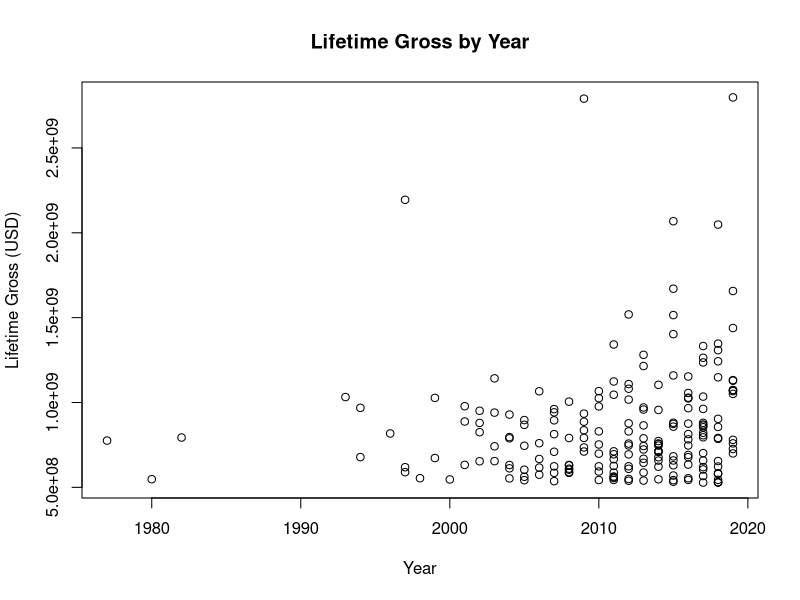

Recreate this plot in R.
## ---- chunk 1
LBO <- read.csv("LifetimeBoxOffice.csv")
str(LBO)
## ---- chunk 2
LBO[1:10,2:3]
## ---- chunk 3
subset(LBO,subset=LifetimeGross>1e+09)
## ---- chunk 4
subset(LBO,subset=Year==2019)
## ---- chunk 5
year_df<-subset(LBO,subset=Year==2019)
gross_vec<-year_df[,3]
mean(gross_vec)
sd(gross_vec)
## ---- chunk 6
plot(LBO[,4],LBO[,3],main= "Lifetime Gross by Year", xlab = "Year", ylab = "Lifetime Gross (USD)")
## ---- chunk 7
y <- c(1,2,1,3,4,1,1,4,2,1,3,4,3,2,1,3,4,1,2,3,1,1,2)
fac_y<-factor(y, ordered=TRUE)
levels(fac_y)<-c("Freshman","Sophomore","Junior","Senior")
fac_y
